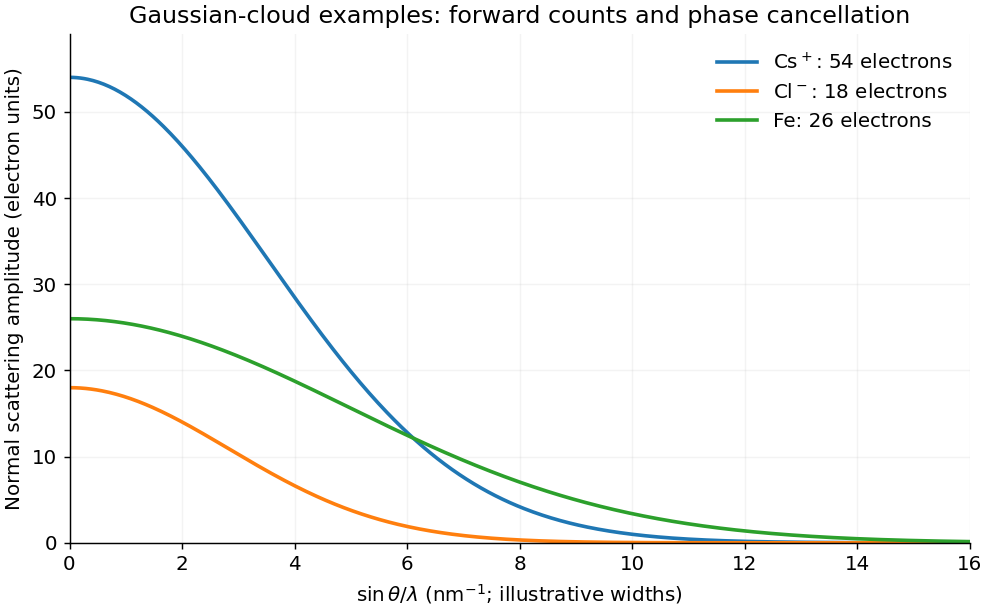

Here is the Python script that generated this plot:
"""Original exam-solution figure; Python 3.14, numpy and matplotlib."""
from pathlib import Path
import numpy as np
import matplotlib
matplotlib.use('Agg')
import matplotlib.pyplot as plt
plt.rcParams.update({'font.size':11,'axes.spines.top':False,'axes.spines.right':False})

fig,ax=plt.subplots(figsize=(7.6,4.7),constrained_layout=True,facecolor='white')
s=np.linspace(0,16,500)
for electrons,scale,label in [(54,5.,r'Cs$^+$: 54 electrons'),(18,4.,r'Cl$^-$: 18 electrons'),(26,7.,'Fe: 26 electrons')]:ax.plot(s,electrons*np.exp(-(s/scale)**2),lw=2,label=label)
ax.set(xlabel=r'$\sin\theta/\lambda$ (nm$^{-1}$; illustrative widths)',ylabel='Normal scattering amplitude (electron units)',title='Gaussian-cloud examples: forward counts and phase cancellation',xlim=(0,16),ylim=(0,59));ax.legend(frameon=False);ax.grid(alpha=.15)

fig.savefig(Path.cwd()/Path(__file__).with_suffix('.png').name,dpi=130,facecolor='white',transparent=False)
plt.close(fig)
